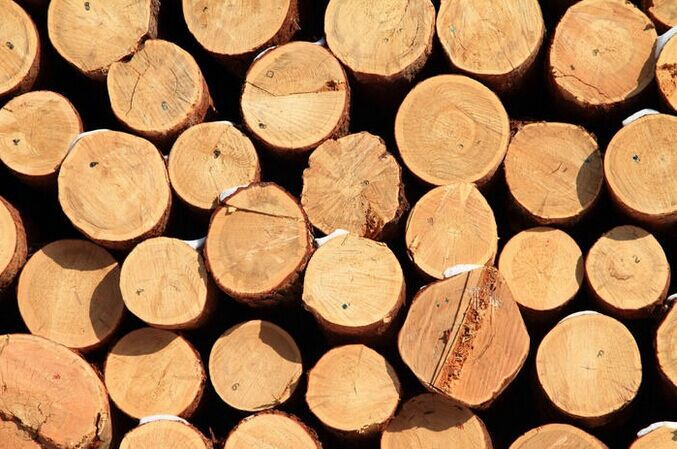
%> input picture DPC-segment/images/1.jpg, 677 x 449 px
$ octave --eval "result = img_val(imread('images/1.jpg'));"   (GNU Octave 9; MATLAB toolbox functions it lacks are replaced by stand-ins)
%> lines starting %> are read from the running program, lines starting %| are printed output that depends on the picture
function [ img_val ] = img_val( img_rgb )
% [11 lines of commented-out code are left out]
I = im2double(img_rgb);
[x,y] = meshgrid(1:size(I,2),1:size(I,1));            % Spatial Features
L = [y(:)/max(y(:)),x(:)/max(x(:))];
%Pyramidgu 高斯过滤器创建金字塔
img_val_0=lab_vec(img_rgb,0,0);
img_val_5=lab_vec(img_rgb,5,2);
img_val_7=lab_vec(img_rgb,7,2);%设置2的效果比0.625效果好，这是为什么？？？？
%是不是应该加入位置信息，比较近的聚类权重更高？？？？？
img_val=[img_val_0 ,img_val_5,img_val_7];

end
function [ img_val ] = hsv_vec( img_rgb,hsize, sigma )
% 高斯过滤器创建金字塔，使用HSV作为特征向量，效果比较好？？？适合处理阴影
%这边的值可以取多少？模板大小3,5,7;标准差为:2,0.5,0.625?都有什么不一样。
%如果是使用系统vision.Pyramid函数呢，对应的参数又是多少？
%转换到hsv空间
img = rgb2hsv(img_rgb);
if(hsize>0)
    ker5=fspecial('gaussian',hsize,sigma);%大小为5的高斯核
    % ker7=fspecial('gaussian',7,2);
    img5 = imfilter(img,ker5);
else
    img5 = img;
end
%HSV
L_img5=img5(:,:,1);
A_img5=img5(:,:,2);
B_img5=img5(:,:,3);
%拼接图像金字塔构造的特征向量，生成符合要求的数据矩阵
%矩阵的每一行包含6个值
L_img5_ind=L_img5(:);
A_img5_ind=A_img5(:);%二维矩阵变成一维向量
B_img5_ind=B_img5(:);

%L_img5_ind,
img_val=[L_img5_ind,A_img5_ind ,B_img5_ind];
end

function [ img_val ] = lab_vec( img_rgb,hsize, sigma )
%> called with hsize = 0, sigma = 0
% 高斯过滤器创建金字塔，得到lab空间下的特征，适合处理有背景的
%这边的值可以取多少？模板大小3,5,7;标准差为:2,0.5,0.625?都有什么不一样。
%如果是使用系统vision.Pyramid函数呢，对应的参数又是多少？

img=rgb2lab(img_rgb);
%> img: size 449x677x3 double; mean of channels 1, 2, 3 56.6, 11.8, 29.7
if(hsize>0)
    ker5=fspecial('gaussian',hsize,sigma);%大小为5的高斯核
    % ker7=fspecial('gaussian',7,2);
    img5 = imfilter(img,ker5);
else
    img5 = img;
end
%分离出LAB只取AB进行处理
L_img5=img5(:,:,1);
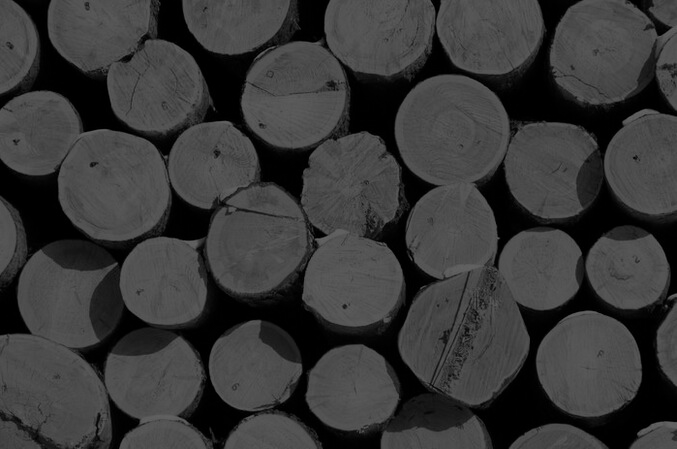
%> L_img5: size 449x677 double; min 0, max 100, mean 56.6
A_img5=img5(:,:,2);
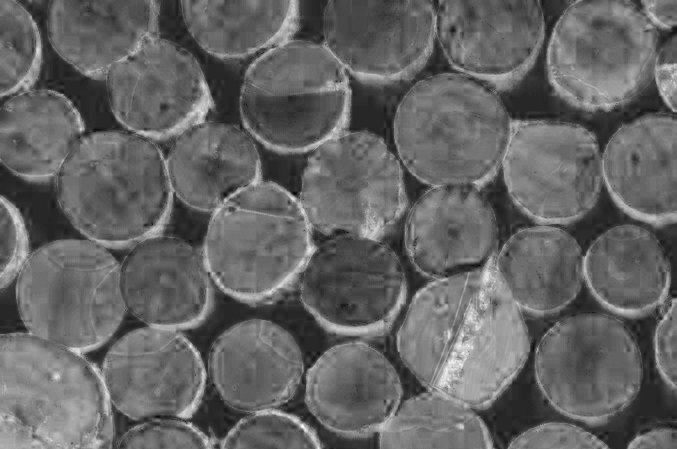
%> A_img5: size 449x677 double; min -7.7, max 41.69, mean 11.8; drawn with min black and max white
B_img5=img5(:,:,3);
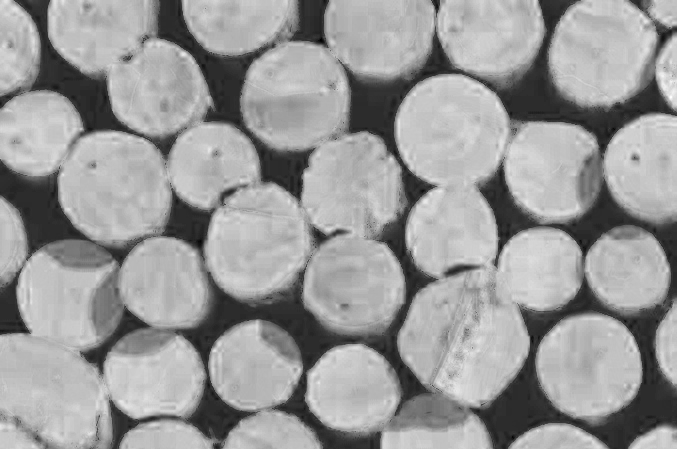
%> B_img5: size 449x677 double; min -12, max 57.11, mean 29.7; drawn with min black and max white
%拼接图像金字塔构造的特征向量，生成符合要求的数据矩阵
%矩阵的每一行包含6个值
L_img5_ind=L_img5(:);
A_img5_ind=A_img5(:);%二维矩阵变成一维向量
B_img5_ind=B_img5(:);

%L_img5_ind,
img_val=[L_img5_ind,A_img5_ind ,B_img5_ind];
end
%> call 2 of lab_vec, with hsize = 5, sigma = 2
%> in lab_vec (call 2), `img5 = imfilter(img,ker5);`: img5: size 449x677x3 double; mean of channels 1, 2, 3 56.4, 11.8, 29.6
%> in lab_vec (call 2), `L_img5=img5(:,:,1);`:
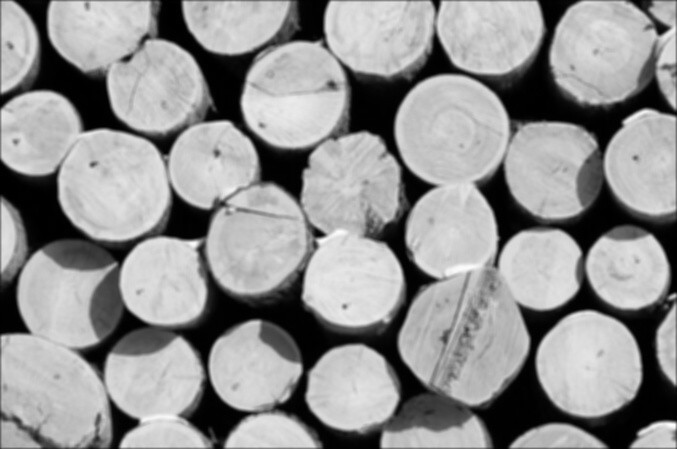
%> L_img5: size 449x677 double; min 0.106, max 97.7, mean 56.4; drawn with min black and max white
%> in lab_vec (call 2), `A_img5=img5(:,:,2);`:
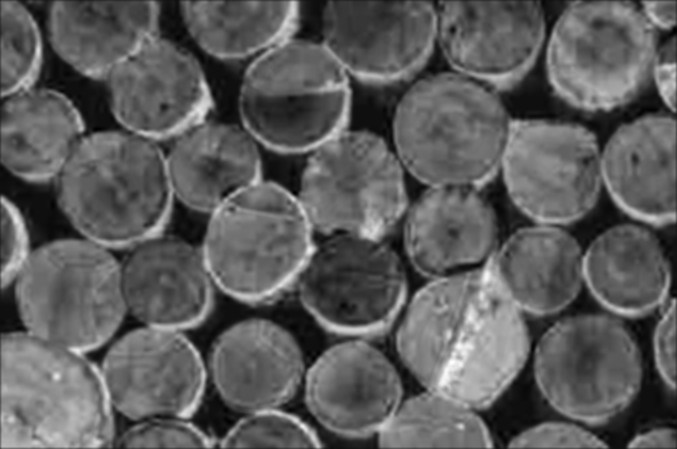
%> A_img5: size 449x677 double; min -2.31, max 36.48, mean 11.8; drawn with min black and max white
%> in lab_vec (call 3), `img5 = imfilter(img,ker5);`: img5: size 449x677x3 double; mean of channels 1, 2, 3 56.3, 11.8, 29.5

$ run again, on DPC-segment/images/2.jpg
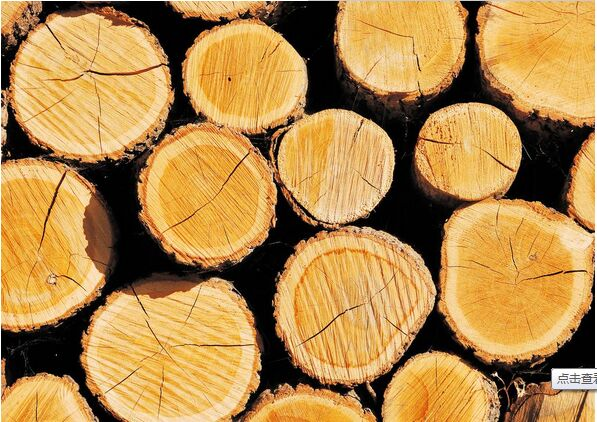
%> input picture DPC-segment/images/2.jpg, 597 x 422 px
%> img: size 422x597x3 double; mean of channels 1, 2, 3 58.5, 8.8, 36.6
%> img5: size 422x597x3 double; mean of channels 1, 2, 3 58.2, 8.8, 36.5
%> in lab_vec (call 2), `A_img5=img5(:,:,2);`:
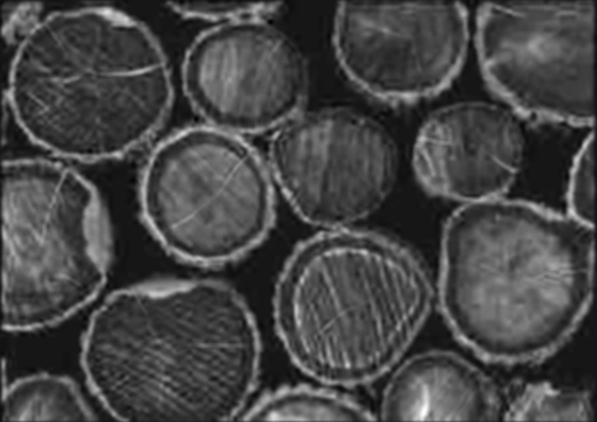
%> A_img5: size 422x597 double; min -4.11, max 42.92, mean 8.8; drawn with min black and max white
%> in lab_vec (call 2), `B_img5=img5(:,:,3);`:
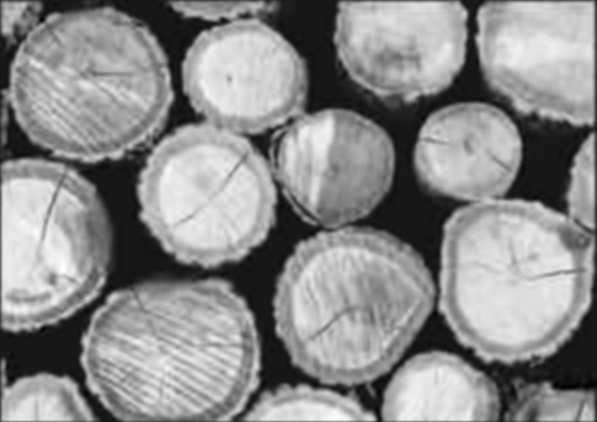
%> B_img5: size 422x597 double; min -7.26, max 72.05, mean 36.5; drawn with min black and max white
%> img5: size 422x597x3 double; mean of channels 1, 2, 3 58.1, 8.8, 36.4

$ run again, on DPC-segment/images/3.jpg
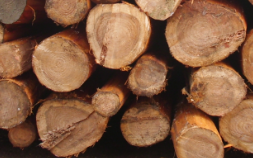
%> input picture DPC-segment/images/3.jpg, 253 x 158 px
%> img: size 158x253x3 double; mean of channels 1, 2, 3 41.9, 13.3, 21.6
%> img5: size 158x253x3 double; mean of channels 1, 2, 3 41.5, 13.1, 21.4
%> in lab_vec (call 2), `L_img5=img5(:,:,1);`:
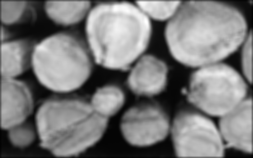
%> L_img5: size 158x253 double; min 2.37, max 83.64, mean 41.5; drawn with min black and max white
%> in lab_vec (call 2), `B_img5=img5(:,:,3);`:
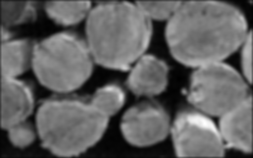
%> B_img5: size 158x253 double; min -0.398, max 55.99, mean 21.4; drawn with min black and max white
%> img5: size 158x253x3 double; mean of channels 1, 2, 3 41.4, 13.1, 21.4

$ run again, on DPC-segment/images/4.jpg
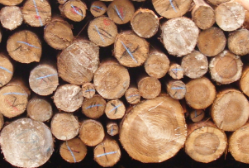
%> input picture DPC-segment/images/4.jpg, 249 x 168 px
%> img: size 168x249x3 double; mean of channels 1, 2, 3 54.4, 11.5, 20.9
%> img5: size 168x249x3 double; mean of channels 1, 2, 3 54, 11.4, 20.7
%> in lab_vec (call 2), `A_img5=img5(:,:,2);`:
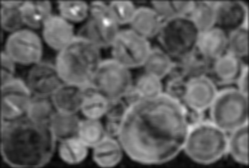
%> A_img5: size 168x249 double; min -0.654, max 31.08, mean 11.4; drawn with min black and max white
%> in lab_vec (call 2), `B_img5=img5(:,:,3);`:
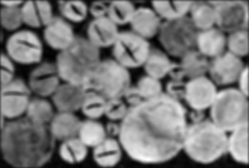
%> B_img5: size 168x249 double; min -1.81, max 44.96, mean 20.7; drawn with min black and max white
%> img5: size 168x249x3 double; mean of channels 1, 2, 3 53.9, 11.4, 20.7
